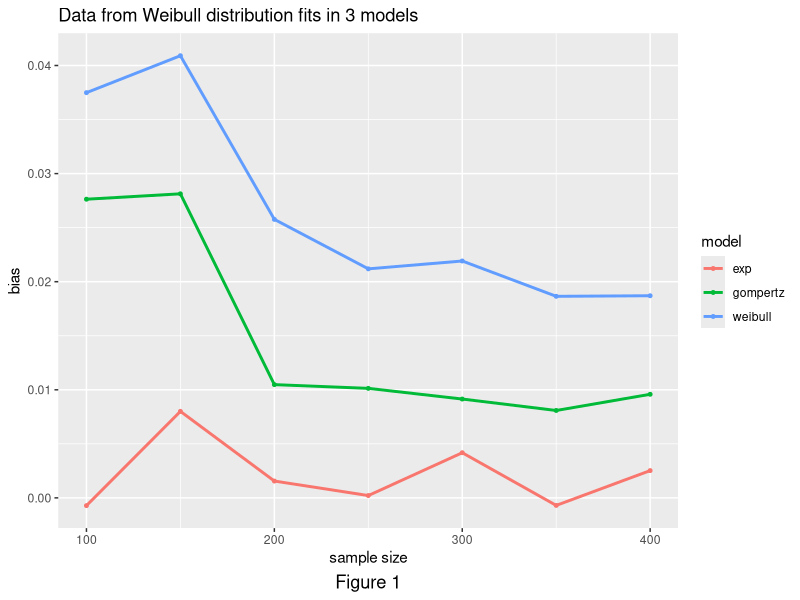

Write R code to recreate this figure. (Note: a time limit stopped this script after it produced the figure.)
## ---- chunk 1
knitr::opts_chunk$set(echo = TRUE)
## ---- chunk 2
library(survival)
library(tidyverse)
## ---- chunk 3
set.seed(2023)
simdata = function(n, distribution,b1,lambda=0.5, gamma=2,alpha=0.5) {
  exponential = function(u, x, lambda, b1) {
    time = -log(u) / (exp(x * b1) * lambda) }  
  weibull = function(u, x, lambda, gamma, b1) {
    time = ( -log(u) / (exp(x * b1) * lambda) ) ^ (1 / gamma) }
  gompertz = function(u, x, lambda, alpha, b1) {
    time = (1/alpha) * log( 1 - (alpha * log(u) / (lambda * exp(b1 * x))) ) }
  x = rbinom(n, 1, 0.5)
  u = runif(n)

  if (distribution == "exponential") {
    time = exponential(u, x, lambda, b1) } 
  else if (distribution == "weibull") {
    time = weibull(u, x, lambda, gamma,b1) }
  else { 
    time = gompertz(u, x, lambda, alpha, b1) } 
  
  time[time < 1/365] = 1/365
  time[time == 1 / 365] = time[time == 1 / 365] + rnorm(length(time[time == 1 / 365]), 0, 1e-4)
  time = abs(time)
  e=as.numeric(time<5)
  time=pmin(time,5)
  
  # data set
  survival_data = data.frame(id=1:n,
                             time = time,
                             x = x,
                             event=e)
}
#d1=simdata(50,"exponential",-0.5)%>%view()

## ---- chunk 4

set.seed(2023)
simulate = function(sim, n, b1, dist = "exponential") {
  # Set up coefficient vectors
  exp_beta = rep(NA, sim)
  weibull_beta = rep(NA, sim)
  gompertz_beta = rep(NA, sim)
  
 
    
    for (i in 1:sim) {
      
      data = simdata(n, distribution = dist,b1, 
                           lambda = 0.5, gamma = 2,alpha=0.5)
      
      fit.exponential = survreg(Surv(data$time, data$event) ~ data$x, 
                                dist = "exponential") 
      fit.weibull = survreg(Surv(data$time, data$event) ~ data$x, 
                            dist = "weibull")
      fit.gompertz = coxph(Surv(data$time, data$event) ~ data$x)
      
       
      exp_beta[i] = -fit.exponential$coefficients[-1]
      weibull_beta[i] = -fit.weibull$coefficients[-1] / fit.weibull$scale
      gompertz_beta[i] = fit.gompertz$coefficients[1]
      
    }
    
   
  
  coef = tibble(exp = exp_beta,
                weibull = weibull_beta,
                gompertz=gompertz_beta)
  #exp_var = var(exp_beta)
  #weibull_var = var(weibull_beta)
  #gompertz_var=var(gompertz_beta)
  exp_bias= mean(exp_beta-b1)
  weibull_bias=mean(weibull_beta-b1)
  gompertz_bias=mean(gompertz_beta-b1)
  
  char = tibble(model = c("exp", "weibull","gompertz"),
                bias=c(exp_bias,weibull_bias,gompertz_bias))
  
  results = list(coef, char)
  names(results) = c("coefficients", "performance")
  return(results)
  #return(coef)
  
  }
## ---- chunk 5
set.seed(2023)
sim_results = 
  tibble(sample_size = c(100,150,200,250,300,350,400)) %>% 
  mutate(
    output= map(.x = sample_size, ~simulate(sim = 1000, n = .x, b1 = 2, 
                                                        dist = "exponential")$performance),
                output = map(.x = output, ~mutate(.x)))

temp1 = sim_results %>% unnest(output) 

ggplot(temp1, aes(x = sample_size, y = bias, color = model)) +
  geom_point(size = 1) +
  geom_line(size = 1) +
  xlab("sample size") +
  labs(caption = "Figure 1",
       title="Data from Weibull distribution fits in 3 models") + 
  theme(plot.caption = element_text(hjust = 0.5, size = rel(1.2)))

## ---- chunk 6
set.seed(2023)
fit_exp = function(df) {
  fit.exponential = survreg(Surv(time, event) ~ x, dist = "exponential", data = df)
  return(as.numeric(-fit.exponential$coefficients[-1]))
}

fit_weibull = function(df) {
  fit.weibull <- survreg(Surv(time, event) ~ x, dist = "weibull", data = df)
  return(as.numeric(-fit.weibull$coefficients[-1] / fit.weibull$scale))
}

fit_cox = function(df) {
  fit.cox <- coxph(Surv(time, event) ~ x, data = df)
  return(as.numeric(fit.cox$coefficients))
}


sim_beta=expand.grid(sample_size=c(100,150,200,250,300,350,400),rep=1:1000) %>%
  mutate(data=map(.x=sample_size,~simdata(n = .x,distribution="weibull", b1=-0.5))) %>%
  mutate(
    exp_beta = map_dbl(data, fit_exp),
    weibull_beta = map_dbl(data, fit_weibull),
    cox_beta = map_dbl(data, fit_cox)
  ) 

sim_beta %>%ggplot()+geom_density(aes(x = exp_beta,col="red"), size = 0.7) +
  geom_density(aes(x = weibull_beta,col="blue"), size = 0.7) +
  geom_density(aes(x = cox_beta,col="orange"),size = 0.7)+
  facet_grid(sample_size~.)+scale_color_manual(name="models",values=c("blue"="blue","red"="red","orange"="orange"),
                                               labels=c("gompertz","weibull","exp"))+
  scale_x_continuous(breaks = c(-1, -0.5, 0), limits = c(-1.5, 0.5))

## ---- chunk 7
#ci 
set.seed(2023)
g1=simulate(sim=1000,n=400,b1=-0.5)
g1
exp1=t.test(g1$exp,conf.level = 0.95)
weibull1=t.test(g1$weibull,conf.level = 0.95)
weibull1
cox1=t.test(g1$gompertz,conf.level = 0.95)
cox1
